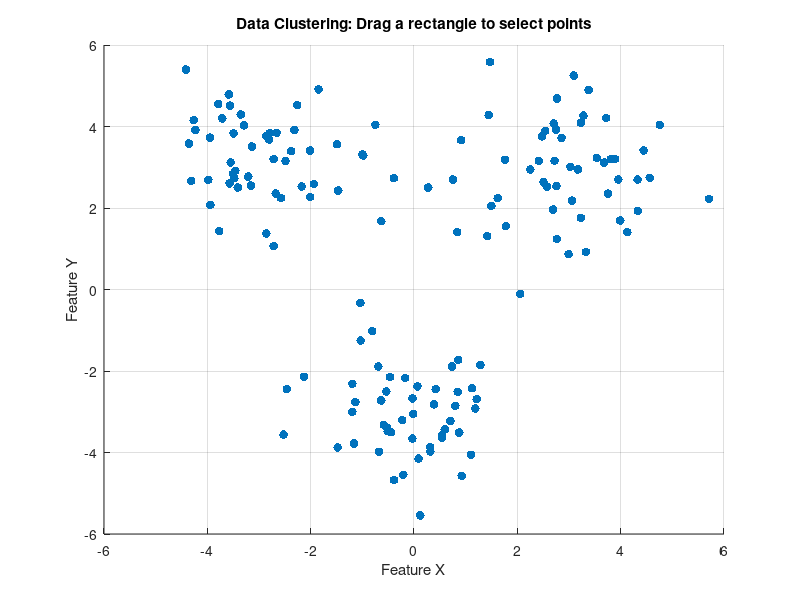

Write MATLAB code to recreate this figure. (Note: this script raises an error after producing the figure.)
% test_brush_selection.m
% Tests the Plotly backend's interactive scatter and 2-way data binding.

disp('Generating 150 data points across 3 clusters...');

% 1. Generate 3 distinct clusters of data
x1 = randn(50, 1) - 3; y1 = randn(50, 1) + 3;
x2 = randn(50, 1) + 3; y2 = randn(50, 1) + 3;
x3 = randn(50, 1);     y3 = randn(50, 1) - 3;

X = [x1; x2; x3];
Y = [y1; y2; y3];

% 2. Open a detached window to give the interactive plot maximum screen space
figure(2);

% 3. Draw the interactive scatter plot
% The Smart Router should automatically detect this and send it to plotly_backend.py
scatter(X, Y, 40, 'filled');

% 4. Format the plot
title('Data Clustering: Drag a rectangle to select points');
xlabel('Feature X');
ylabel('Feature Y');
grid on;

% 5. EXPLICITLY activate brush selection
% This tells Mathex to set the Plotly dragmode to 'select' (rectangle box)
brush on; 

disp('Plot ready!');
disp('ACTION: Click and drag a box over one of the clusters.');
disp('EXPECTED: The selected points should highlight, and your IDE Variable Inspector should update.');
